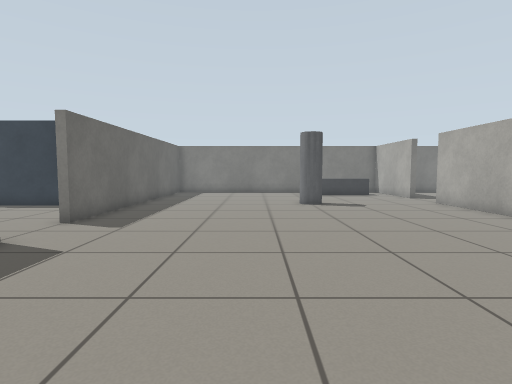
view 1 (above)

21 first-person views from a walk through a world built for the Gazebo simulator. The camera is 0.75 m above the floor, tilts 4° down and sees 80° across. The floor is counted in squares, 0.5 m on a side. Each view is taken from the middle of a square. On the plan, view 1 faces up. The plan holds only what a view shows up to about 15 squares ahead; the rest is blank.

view 2
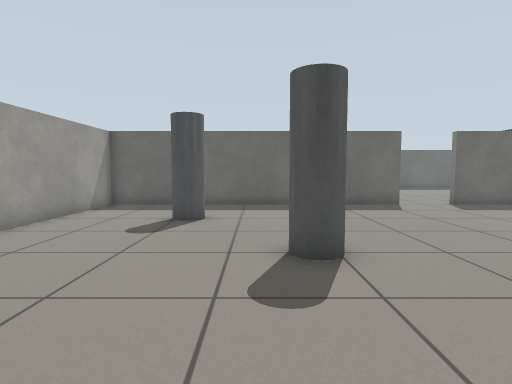

view 3
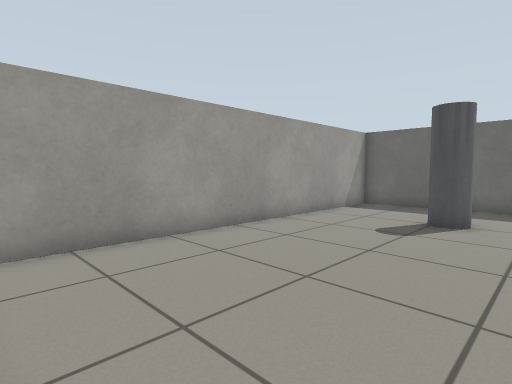

view 4
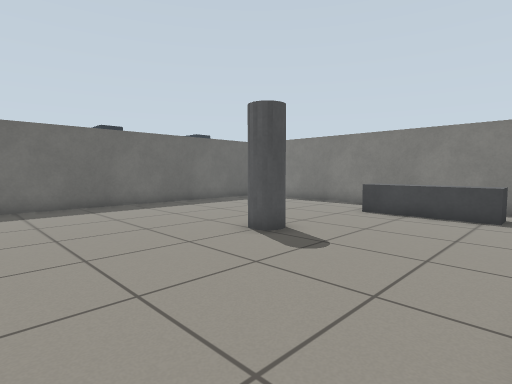

view 5
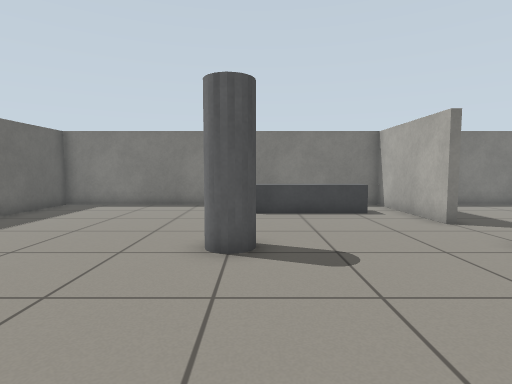

view 6
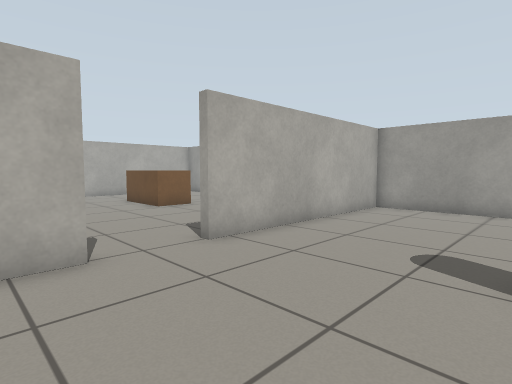

view 7
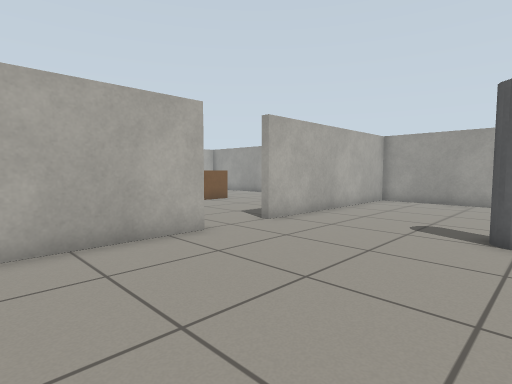

view 8
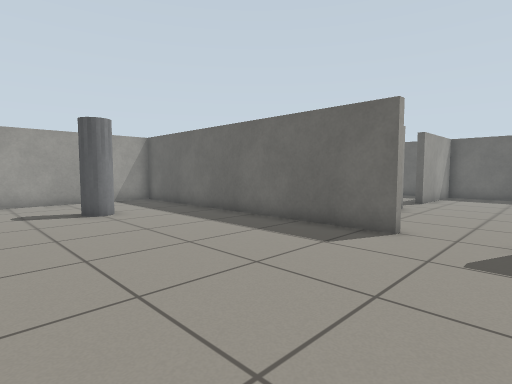

view 9
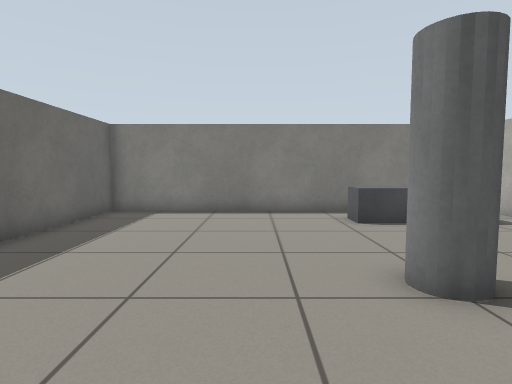

view 10
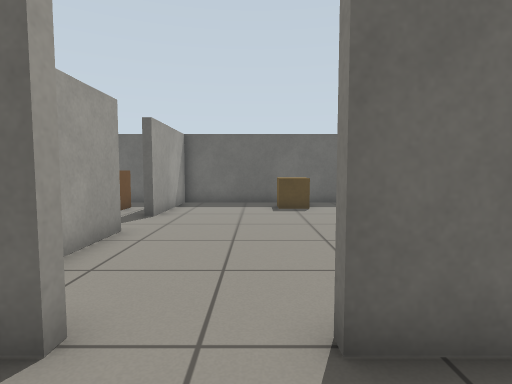

view 11
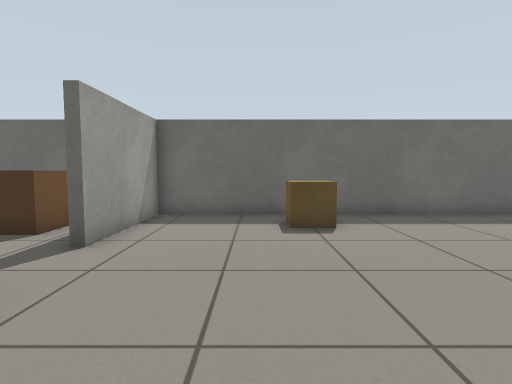

view 12
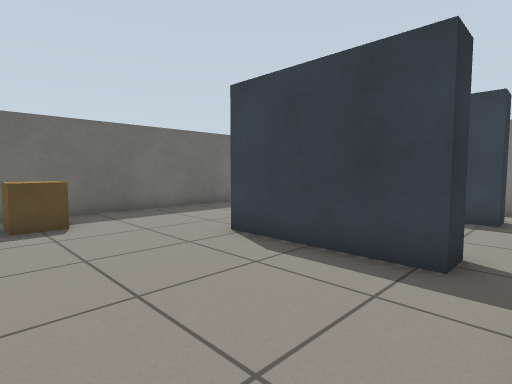

view 13
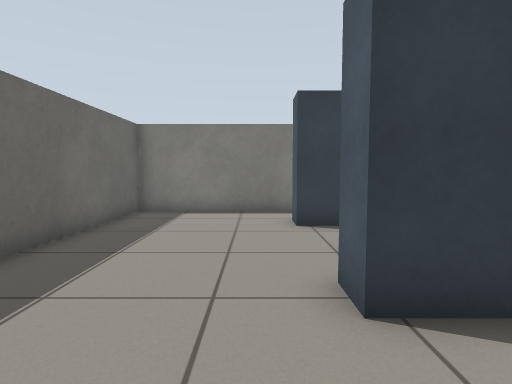

view 14
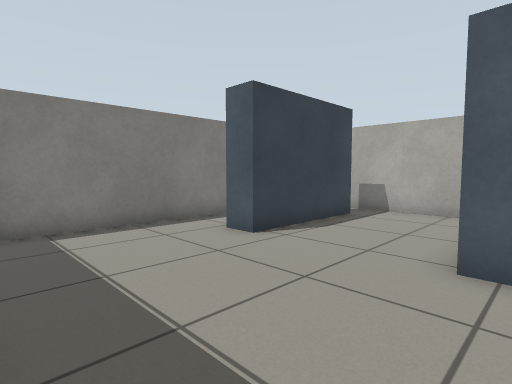

view 15
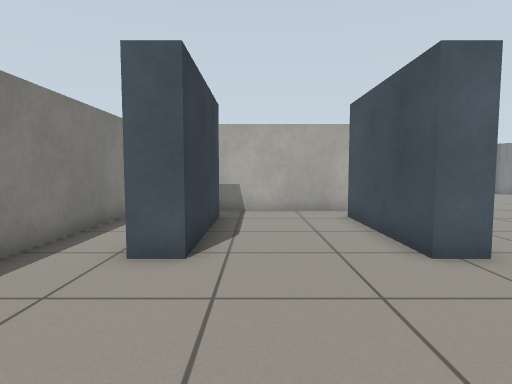

view 16
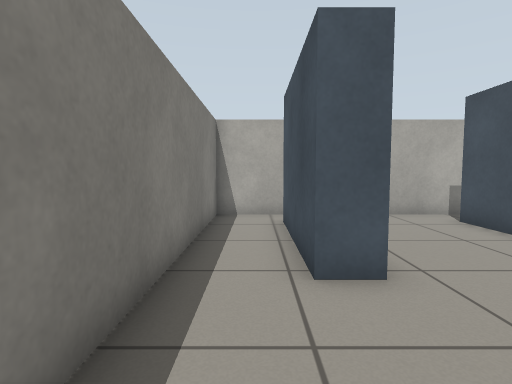

view 17
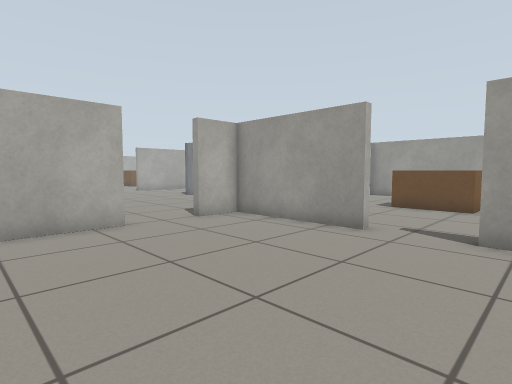

view 18
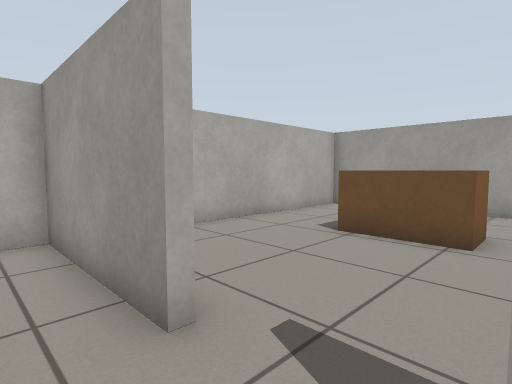

view 19
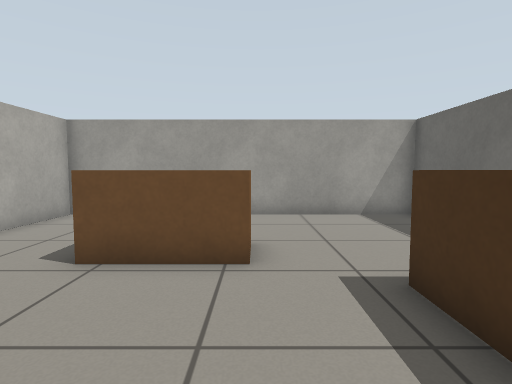

view 20
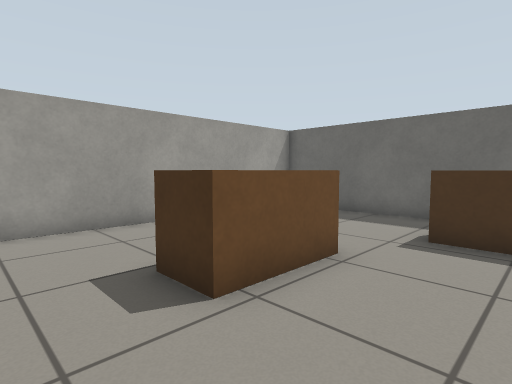

view 21
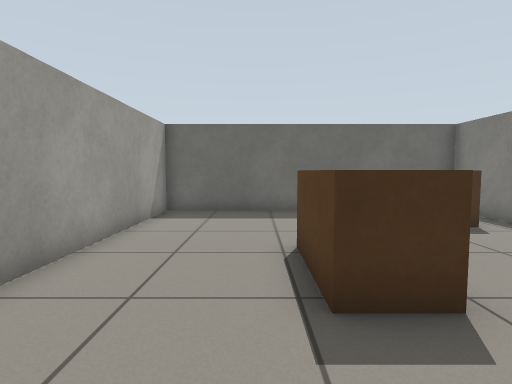

### Floor plan
Points are (right, up) in squares from view 1. A wall is a line through its corners. A room is listed if a view was taken in it or the views show most of it. See-through windows are left out.
Room 1 (views 1, 2, 3, 4, 5, 6, 7, 8, 9, 10)
walls: (8.3, 4.4) (8.3, 14.1); (-5.7, 6.3) (-5.4, 6.3) (-5.4, -6.3) (8.3, -6.3) (8.3, 2.1); (8.8, 16.5) (8.3, 16.5) (8.3, 21.3) (-5.4, 21.3) (-5.4, 8.7)
ways out: opening at (-5, 7.5) to room 2; opening at (9, 3.5); opening at (9, 15.5)
objects: pillar (-2, -2) to (-1, -2); pillar (2, 1) to (3, 1); pillar (2, 14) to (3, 14); bench (3, 19) to (7, 19)
Room 2 (views 11, 12, 13, 14, 15, 16, 17, 18)
walls: (-11.9, 13) (-11.9, 14) (-7.1, 14) (-7.1, 13) (-11.9, 13); (-11.9, 18.2) (-11.9, 19.2) (-7.1, 19.2) (-7.1, 18.2) (-11.9, 18.2); (-5.7, 13) (-5.7, 21.3) (-17.3, 21.3) (-17.3, 4.6) (-12.9, 4.6); (-5.4, 8.7) (-5.7, 8.7) (-5.7, 11.4); (-10.5, 4.6) (-5.7, 4.6) (-5.7, 6.3)
ways out: opening at (-5, 7.5) to room 1; opening at (-11.5, 4) to room 3
objects: crate (-16, 9) to (-15, 10)
Room 3 (views 19, 20, 21)
walls: (-10.5, 4.2) (-10.5, 4.6); (-12.9, 4.6) (-12.9, 4.2); (-14.6, 4.4) (-17.3, 4.4) (-17.3, -6.3) (-5.7, -6.3) (-5.7, 1.2)
ways out: opening at (-11.5, 4) to room 2
objects: brown box (-15, 0) to (-14, 3); brown box (-12, -2) to (-9, -1)

Where each view was taken, in squares from view 1:
view 1: 0 up, 0 right, facing up
view 2: 0 up, 8 right, facing left
view 3: 0 up, 8 right, facing down-left
view 4: 8 up, 8 right, facing up-left
view 5: 8 up, 3 right, facing up
view 6: 6 up, 3 right, facing down-right
view 7: 9 up, 2 right, facing down-right
view 8: 9 up, 2 right, facing down-left
view 9: 10 up, 0 right, facing up
view 10: 8 up, 3 left, facing left
view 11: 8 up, 7 left, facing left
view 12: 8 up, 6 left, facing up-left
view 13: 10 up, 13 left, facing up
view 14: 13 up, 17 left, facing up-right
view 15: 17 up, 17 left, facing right
view 16: 20 up, 16 left, facing right
view 17: 12 up, 14 left, facing down-right
view 18: 6 up, 13 left, facing down-right
view 19: 4 up, 12 left, facing down
view 20: 2 up, 7 left, facing down-left
view 21: 3 down, 6 left, facing left
